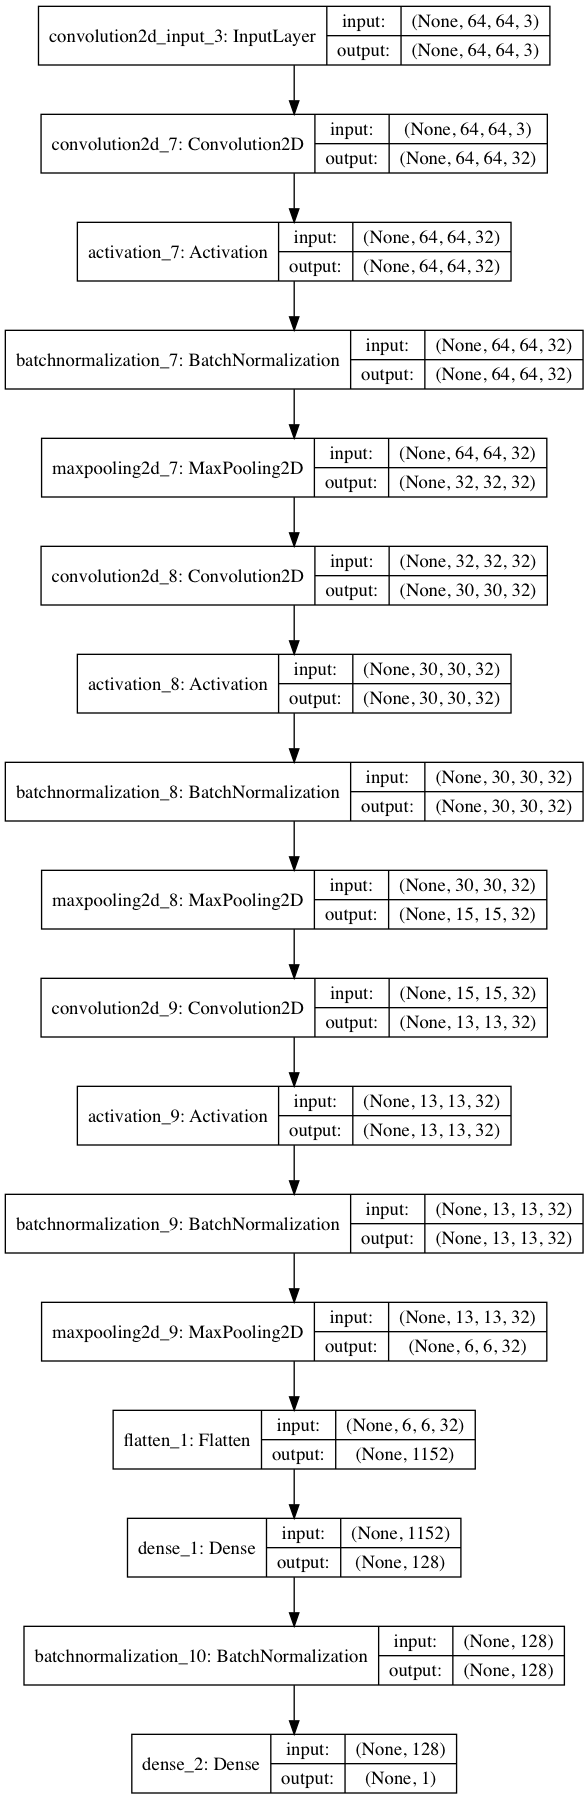

Source code (Python):
import os
import sys
from random import choice, random
import pickle
import numpy as np
import pandas as pd
from sklearn.model_selection import train_test_split
from keras.models import Sequential
from keras.layers import Dense, Activation, Flatten
from keras.layers import Conv2D, MaxPooling2D
from keras.layers.normalization import BatchNormalization
from keras.optimizers import Adam
from keras import backend as K
from keras.models import model_from_json
import cv2
from PIL import Image

def augmentated_datasets(images_path, steering_sets, add_steering=0.25, image_shape=(160, 320, 3), place='center', folder_path='./data/', new_data_path="./data/new_driving_log.csv"):
    """sample of augment datasets"""
    with open(new_data_path, 'a') as f:
        steering_sets += add_steering

        df = pd.DataFrame({
            'image' : images_path,
            'steering' : steering_sets,
        })
        if place == 'center':
            df.to_csv(f, header=True)
        else:
            df.to_csv(f, header=False)

        for name in ["FLIP_", "BRIGHT_", "FLIP_BRIGHT_"]:
            path = name + images_path
            df["image"] = path
            if name == "BRIGHT_":
                df["steering"] = steering_sets
            else:
                df["steering"] = steering_sets * -1
            df.to_csv(f, header=False)

            dir_path = folder_path + name + "IMG"
            if not os.path.exists(dir_path):
                os.mkdir(dir_path)

        for index, image_path in enumerate(images_path):
            image_path = image_path.lstrip()
            image = input_rgb(folder_path + image_path).astype(np.uint8)
            fliped_image = flip_image(image)
            path = folder_path + "FLIP_" + image_path
            save_image_from_numpy(fliped_image, path)

            bright_image = augment_brightness_camera_image(image)
            path = folder_path + "BRIGHT_" + image_path
            save_image_from_numpy(bright_image, path)

            fliped_bright_image = augment_brightness_camera_image(fliped_image)
            path = folder_path + "FLIP_BRIGHT_" + image_path
            save_image_from_numpy(fliped_bright_image, path)

def create_datasets(sample_data):
    """create new datasets by augment datasets"""
    NEW_DATA_PATH = "./data/new_driving_log.csv"

    if os.path.exists(NEW_DATA_PATH):
        os.remove(NEW_DATA_PATH)

    steering_sets = sample_data['steering']

    augmentated_datasets(sample_data['center'], steering_sets, add_steering=0, new_data_path=NEW_DATA_PATH)
    augmentated_datasets(sample_data['left'], steering_sets, add_steering=0.25, new_data_path=NEW_DATA_PATH, place='left')
    augmentated_datasets(sample_data['right'], steering_sets, add_steering=-0.25, new_data_path=NEW_DATA_PATH, place='right')

def input_rgb(image_path):
    """Returns: numpy array of RGB Image"""
    image = Image.open(image_path)
    image = np.asarray(image)
    return image

def flip_image(image):
    """Horizontal Flip"""
    return cv2.flip(image, 1)

def augment_brightness_camera_image(image):
    """changing brightness of images."""
    image1 = cv2.cvtColor(image,cv2.COLOR_RGB2HSV)
    random_bright = .25+np.random.uniform()
    image1[:,:,2] = image1[:,:,2]*random_bright
    image1 = cv2.cvtColor(image1,cv2.COLOR_HSV2RGB)
    return image1

def save_image_from_numpy(image, path):
    """save RGB image"""
    image = Image.fromarray(np.uint8(image))
    image.save(path)

def get_model_architecture(init='glorot_uniform', input_shape=(160, 320, 3)):
    """Define Model Architecture.

    Args:
        init (string): the method of Initializing parameter of Convolution layers
        input_shape (tuple): input shape of First Layer

    Returns:
        model: defined model
    """
    model = Sequential()
    model.add(Conv2D(32, 5, 5, input_shape=input_shape, init=init, border_mode='same'))
    model.add(Activation('relu'))
    model.add(BatchNormalization())
    model.add(MaxPooling2D(pool_size=(2, 2)))
    model.add(Conv2D(32, 3, 3, init=init))
    model.add(Activation('relu'))
    model.add(BatchNormalization())
    model.add(MaxPooling2D(pool_size=(2, 2)))
    model.add(Conv2D(32, 3, 3, init=init))
    model.add(Activation('relu'))
    model.add(BatchNormalization())
    model.add(MaxPooling2D(pool_size=(2, 2)))
    model.add(Flatten())
    model.add(Dense(128, activation='relu'))
    model.add(BatchNormalization())
    model.add(Dense(1))

    model.compile(
        optimizer='adam',
        loss='mean_squared_error',
        verbose=0,
    )
    return model

def preprocessing(rgb_image, input_shape=(160, 320)):
    """Preprocess image.
    1. normalization
    2. crop and resize

    Args:
        rgb_image (numpy array): 3 dimensional Numpy array of RGB image
        input_shape (tuple): shape of resized image (x, y)

    Returns:
        rgb_image: preprocessed Image
    """
    rgb_image = rgb_image / rgb_image.max() - 0.5
    rgb_image = rgb_image[55:135, :, :]
    rgb_image = cv2.resize(rgb_image, input_shape)
    return rgb_image

def augmentation_image(row, input_shape=(160, 320)):
    """Image Augmentation
    1. select camera place
    2. select flip or not
    3. changing brightness of image

    Args:
        row (pandas DataFrame): image path of each camera place, and steering value.
        input_shape (tuple): shape of image (x, y) dimension.

    Returns:
        image (numpy array): augmented image
        steering (float): steering corresponding to image augmentation
    """
    steering = row['steering']
    place = choice(["center", "left", "right"])
    image = input_rgb("./data/" + row[place]).astype(np.float32)

    if place == "left":
        steering += 0.25
    elif place == "right":
        steering -= 0.25

    if random() < 0.5:
        image = flip_image(image)
        steering = steering * -1

    image = augment_brightness_camera_image(image)

    return image, steering

def generate_arrays_from_datasets(datasets, batch_size=128, input_shape=(160, 320)):
    """generator to read data from image path, augment on the fly and use it to train model.

    args:
        datasets (pandas dataframe): datasets of training, validation, test.
                                     including image path of each place, and steering
        batch_size (int): batch size of training.
        input_shape (tuple): input shape of image (x, y) dimension

    Returns:
        image_batch (numpy array): 4 dimensional array (batch_size, x, y, 3)
                                   1 batch of augmented and preprocessed images.
        steering_batch (numpy array): 1 dimensional array. steering sets of 1 batch
    """
    epoch_num = datasets.shape[0] // batch_size
    while True:
        for epoch in range(epoch_num): # one batch
            image_batch = np.zeros((batch_size, input_shape[0], input_shape[1], 3), dtype=np.float32)
            steering_batch = np.zeros((batch_size, ), dtype=np.float32)
            images = datasets.loc[epoch * batch_size : (epoch + 1) * batch_size -1].reset_index(drop=True)
            for index, row in images.iterrows():
                image, steering = augmentation_image(row)
                image_batch[index], steering_batch[index] = preprocessing(image, input_shape=input_shape), steering
            yield (image_batch, steering_batch)

if __name__ == '__main__':
    np.random.seed(0)
    try:
        DATA_PATH = './data/driving_log.csv'
        sample_data = pd.read_csv(DATA_PATH, usecols=[0, 1, 2, 3])
        sample_data['right'] = sample_data['right'].apply(lambda x: x.lstrip())
        sample_data['left'] = sample_data['left'].apply(lambda x: x.lstrip())
    except Exception as e:
        print(e)
    else:
        print("Training Models")

        # suffle datasets
        sample_data = sample_data.sample(frac=1).reset_index(drop=True)
        # Divide datasets into Training and Validation sets
        training_rate = 0.95
        training_sets = sample_data.loc[:int(training_rate * sample_data.shape[0])]
        validation_sets = sample_data.loc[int(training_rate * sample_data.shape[0]):]

        BATCH_SIZE = 128
        EPOCH = 24
        input_shape = (64, 64)
        model = get_model_architecture(input_shape=input_shape+(3,))
        training_generator = generate_arrays_from_datasets(training_sets, input_shape=input_shape)
        validation_generator = generate_arrays_from_datasets(validation_sets, input_shape=input_shape)

        samples_per_epoch = training_sets.shape[0] // BATCH_SIZE * BATCH_SIZE
        nb_val_samples = validation_sets.shape[0] // BATCH_SIZE * BATCH_SIZE

        model.fit_generator(
            training_generator, samples_per_epoch=samples_per_epoch, nb_epoch=EPOCH,
            validation_data=validation_generator, nb_val_samples=nb_val_samples
        )

        model.save_weights('model.h5')
        json_string = model.to_json()

        with open('model.json', 'w') as f:
            f.write(json_string)
        K.clear_session()
